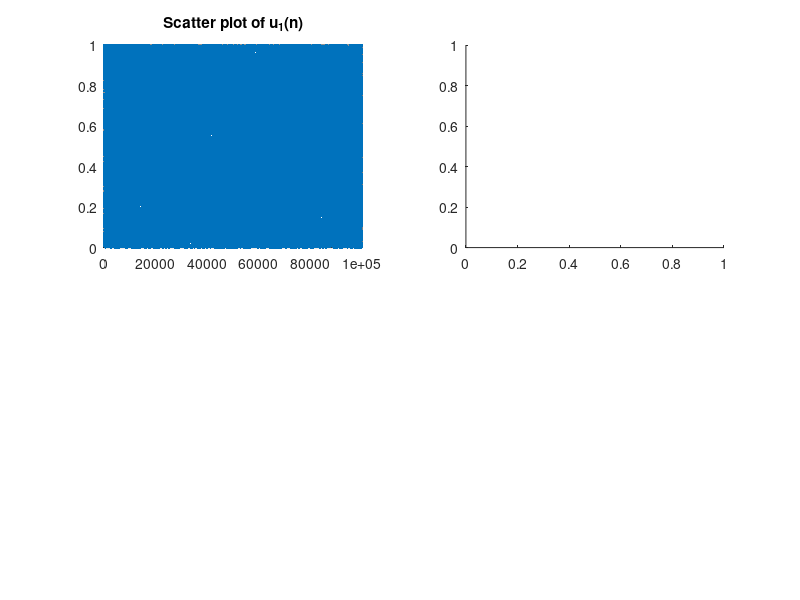

The MATLAB source for this figure: (Note: this script raises an error after producing the figure.)
% sp_lab_1_1

% 创建一个 1 x 100000 的向量，用来存储 u_1(n) 的值
u_1 = zeros(1, 100000);

% 创建一个 1 x 100000 的向量，用来存储 u_2(n) 的值
u_2 = zeros(1, 100000);

% 使用 rand 函数生成 [0, 1] 区间的随机数
for n = 1:100000
    u_1(n) = rand;
    u_2(n) = rand;
end

% 使用 plot 函数绘制 u_1(n) 和 u_2(n) 的散点图，以观察它们的分布情况
subplot(2, 2, 1);
plot(u_1, '.');
title('Scatter plot of u_1(n)');

subplot(2, 2, 2);
histogram(u_1);
title('Histogram for u_1(n)');

subplot(2, 2, 3);
plot(u_2, '.');
title('Scatter plot of u_2(n)');

subplot(2, 2, 4);
histogram(u_2);
title('Histogram for u_2(n)');
